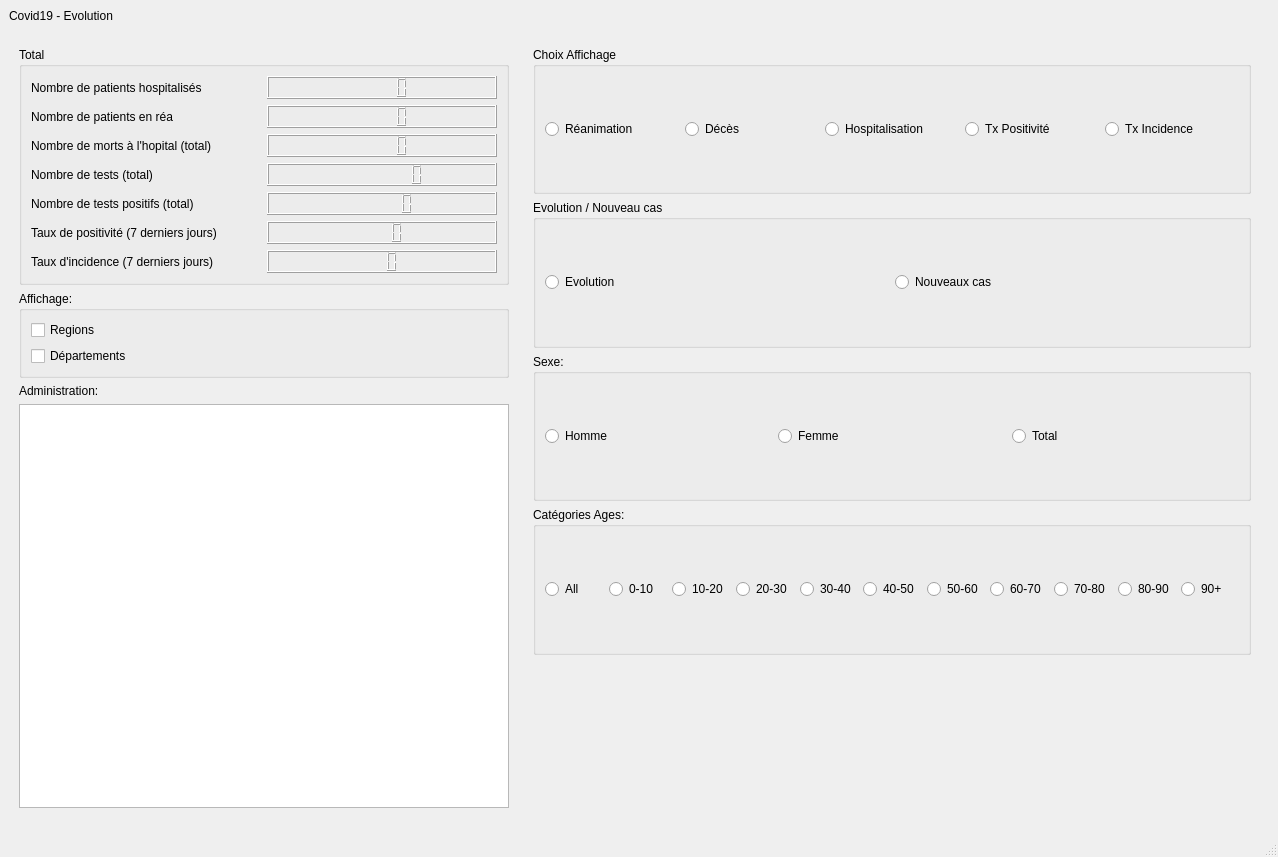
<?xml version="1.0" encoding="UTF-8"?>
<ui version="4.0">
 <class>MainWindow</class>
 <widget class="QMainWindow" name="MainWindow">
  <property name="geometry">
   <rect>
    <x>0</x>
    <y>0</y>
    <width>1278</width>
    <height>857</height>
   </rect>
  </property>
  <property name="windowTitle">
   <string>MainWindow</string>
  </property>
  <widget class="QWidget" name="centralwidget">
   <layout class="QVBoxLayout" name="vL0">
    <item>
     <widget class="QLabel" name="mainTitle">
      <property name="text">
       <string>Covid19 - Evolution</string>
      </property>
     </widget>
    </item>
    <item>
     <widget class="QWidget" name="wMain" native="true">
      <layout class="QHBoxLayout" name="hL1">
       <item>
        <widget class="QWidget" name="wConfirmed" native="true">
         <property name="maximumSize">
          <size>
           <width>500</width>
           <height>16777215</height>
          </size>
         </property>
         <layout class="QVBoxLayout" name="vLConfirmed">
          <property name="leftMargin">
           <number>1</number>
          </property>
          <item>
           <widget class="QGroupBox" name="groupBox">
            <property name="minimumSize">
             <size>
              <width>0</width>
              <height>50</height>
             </size>
            </property>
            <property name="title">
             <string>Total</string>
            </property>
            <layout class="QGridLayout" name="gridLayout">
             <item row="5" column="0">
              <widget class="QLabel" name="label_4">
               <property name="text">
                <string>Taux de positivité (7 derniers jours)</string>
               </property>
              </widget>
             </item>
             <item row="5" column="1">
              <widget class="QLCDNumber" name="lcdPos">
               <property name="digitCount">
                <number>4</number>
               </property>
              </widget>
             </item>
             <item row="3" column="0">
              <widget class="QLabel" name="label_6">
               <property name="text">
                <string>Nombre de tests (total)</string>
               </property>
              </widget>
             </item>
             <item row="3" column="1">
              <widget class="QLCDNumber" name="lcdTests">
               <property name="digitCount">
                <number>8</number>
               </property>
              </widget>
             </item>
             <item row="6" column="1">
              <widget class="QLCDNumber" name="lcdIncid">
               <property name="digitCount">
                <number>3</number>
               </property>
               <property name="intValue" stdset="0">
                <number>0</number>
               </property>
              </widget>
             </item>
             <item row="6" column="0">
              <widget class="QLabel" name="label_5">
               <property name="text">
                <string>Taux d'incidence (7 derniers jours)</string>
               </property>
              </widget>
             </item>
             <item row="2" column="1">
              <widget class="QLCDNumber" name="lcdDeaths">
               <property name="font">
                <font>
                 <pointsize>48</pointsize>
                </font>
               </property>
              </widget>
             </item>
             <item row="1" column="1">
              <widget class="QLCDNumber" name="lcdRea">
               <property name="font">
                <font>
                 <pointsize>48</pointsize>
                 <weight>75</weight>
                 <bold>true</bold>
                </font>
               </property>
               <property name="digitCount">
                <number>5</number>
               </property>
              </widget>
             </item>
             <item row="0" column="0">
              <widget class="QLabel" name="label_3">
               <property name="text">
                <string>Nombre de patients hospitalisés</string>
               </property>
              </widget>
             </item>
             <item row="0" column="1">
              <widget class="QLCDNumber" name="lcdHospi"/>
             </item>
             <item row="2" column="0">
              <widget class="QLabel" name="label_2">
               <property name="text">
                <string>Nombre de morts à l'hopital (total)</string>
               </property>
              </widget>
             </item>
             <item row="1" column="0">
              <widget class="QLabel" name="label">
               <property name="text">
                <string>Nombre de patients en réa</string>
               </property>
              </widget>
             </item>
             <item row="4" column="0">
              <widget class="QLabel" name="label_7">
               <property name="text">
                <string>Nombre de tests positifs (total)</string>
               </property>
              </widget>
             </item>
             <item row="4" column="1">
              <widget class="QLCDNumber" name="lcdTestPos">
               <property name="digitCount">
                <number>6</number>
               </property>
              </widget>
             </item>
            </layout>
           </widget>
          </item>
          <item>
           <widget class="QGroupBox" name="gbAffichage">
            <property name="title">
             <string>Affichage:</string>
            </property>
            <layout class="QVBoxLayout" name="verticalLayout_3">
             <item>
              <widget class="QCheckBox" name="cbRegions">
               <property name="text">
                <string>Regions</string>
               </property>
              </widget>
             </item>
             <item>
              <widget class="QCheckBox" name="cbDeps">
               <property name="text">
                <string>Départements</string>
               </property>
              </widget>
             </item>
            </layout>
           </widget>
          </item>
          <item>
           <widget class="QLabel" name="labConfirmed">
            <property name="sizePolicy">
             <sizepolicy hsizetype="Preferred" vsizetype="Preferred">
              <horstretch>0</horstretch>
              <verstretch>0</verstretch>
             </sizepolicy>
            </property>
            <property name="text">
             <string>Administration:</string>
            </property>
           </widget>
          </item>
          <item>
           <widget class="QTableView" name="tabData"/>
          </item>
         </layout>
        </widget>
       </item>
       <item>
        <widget class="QWidget" name="wGraph" native="true">
         <property name="minimumSize">
          <size>
           <width>100</width>
           <height>0</height>
          </size>
         </property>
         <layout class="QVBoxLayout" name="verticalLayout">
          <item>
           <widget class="QGroupBox" name="gbGraphOpt">
            <property name="title">
             <string>Choix Affichage</string>
            </property>
            <layout class="QHBoxLayout" name="layRB">
             <item>
              <widget class="QRadioButton" name="rbRea">
               <property name="text">
                <string>Réanimation</string>
               </property>
              </widget>
             </item>
             <item>
              <widget class="QRadioButton" name="rbDeaths">
               <property name="text">
                <string>Décès</string>
               </property>
              </widget>
             </item>
             <item>
              <widget class="QRadioButton" name="rbHosp">
               <property name="text">
                <string>Hospitalisation</string>
               </property>
              </widget>
             </item>
             <item>
              <widget class="QRadioButton" name="rbTest">
               <property name="text">
                <string>Tx Positivité</string>
               </property>
              </widget>
             </item>
             <item>
              <widget class="QRadioButton" name="rbIncid">
               <property name="text">
                <string>Tx Incidence</string>
               </property>
              </widget>
             </item>
            </layout>
           </widget>
          </item>
          <item>
           <widget class="QGroupBox" name="gbEvol">
            <property name="title">
             <string>Evolution / Nouveau cas</string>
            </property>
            <layout class="QHBoxLayout" name="horizontalLayout_3">
             <item>
              <widget class="QRadioButton" name="rbEvol">
               <property name="text">
                <string>Evolution</string>
               </property>
              </widget>
             </item>
             <item>
              <widget class="QRadioButton" name="rbNew">
               <property name="text">
                <string>Nouveaux cas</string>
               </property>
              </widget>
             </item>
            </layout>
           </widget>
          </item>
          <item>
           <widget class="QGroupBox" name="gbSexe">
            <property name="title">
             <string>Sexe:</string>
            </property>
            <layout class="QHBoxLayout" name="horizontalLayout">
             <item>
              <widget class="QRadioButton" name="rbH">
               <property name="text">
                <string>Homme</string>
               </property>
              </widget>
             </item>
             <item>
              <widget class="QRadioButton" name="rbF">
               <property name="text">
                <string>Femme</string>
               </property>
              </widget>
             </item>
             <item>
              <widget class="QRadioButton" name="rbTot">
               <property name="text">
                <string>Total</string>
               </property>
              </widget>
             </item>
            </layout>
           </widget>
          </item>
          <item>
           <widget class="QGroupBox" name="gbAge">
            <property name="title">
             <string>Catégories Ages:</string>
            </property>
            <layout class="QHBoxLayout" name="horizontalLayout_2">
             <item>
              <widget class="QRadioButton" name="rbAll">
               <property name="text">
                <string>All</string>
               </property>
              </widget>
             </item>
             <item>
              <widget class="QRadioButton" name="rb0">
               <property name="text">
                <string>0-10</string>
               </property>
              </widget>
             </item>
             <item>
              <widget class="QRadioButton" name="rb1">
               <property name="text">
                <string>10-20</string>
               </property>
              </widget>
             </item>
             <item>
              <widget class="QRadioButton" name="rb2">
               <property name="text">
                <string>20-30</string>
               </property>
              </widget>
             </item>
             <item>
              <widget class="QRadioButton" name="rb3">
               <property name="text">
                <string>30-40</string>
               </property>
              </widget>
             </item>
             <item>
              <widget class="QRadioButton" name="rb4">
               <property name="text">
                <string>40-50</string>
               </property>
              </widget>
             </item>
             <item>
              <widget class="QRadioButton" name="rb5">
               <property name="text">
                <string>50-60</string>
               </property>
              </widget>
             </item>
             <item>
              <widget class="QRadioButton" name="rb6">
               <property name="text">
                <string>60-70</string>
               </property>
              </widget>
             </item>
             <item>
              <widget class="QRadioButton" name="rb7">
               <property name="text">
                <string>70-80</string>
               </property>
              </widget>
             </item>
             <item>
              <widget class="QRadioButton" name="rb8">
               <property name="text">
                <string>80-90</string>
               </property>
              </widget>
             </item>
             <item>
              <widget class="QRadioButton" name="rb9">
               <property name="text">
                <string>90+</string>
               </property>
              </widget>
             </item>
            </layout>
           </widget>
          </item>
          <item>
           <widget class="QWidget" name="wMpl" native="true">
            <property name="minimumSize">
             <size>
              <width>100</width>
              <height>0</height>
             </size>
            </property>
            <layout class="QVBoxLayout" name="layMpl"/>
           </widget>
          </item>
         </layout>
        </widget>
       </item>
      </layout>
     </widget>
    </item>
   </layout>
  </widget>
  <widget class="QMenuBar" name="menubar">
   <property name="geometry">
    <rect>
     <x>0</x>
     <y>0</y>
     <width>1278</width>
     <height>26</height>
    </rect>
   </property>
  </widget>
  <widget class="QStatusBar" name="statusbar"/>
 </widget>
 <resources/>
 <connections/>
</ui>
